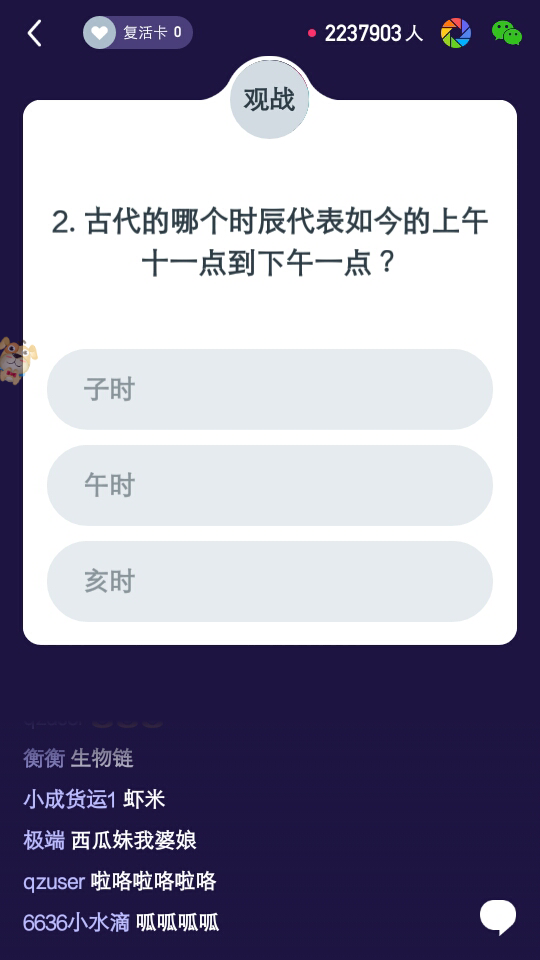
#> input picture BaiduOCR/xg.jpg, 540 x 960 px
$ python -i Funcs.py   (imports and definitions only)
#> lines starting #> are read from the running program, lines starting #| are printed output that depends on the picture
# -*- coding: utf-8 -*-
"""
用到的工具：
ADB（PC连接安卓工具 - 路径加到path下）
Tesseract OCR（光学字符识别工具 - 路径加到path下）
Pillow（Python库 - 图片裁剪工具）
"""
import os
import webbrowser

from aip.ocr import AipOcr
from aip import AipNlp
from PIL import Image
from urllib import parse
from urllib import request
from urllib.parse import quote


# OCR APP ID AK SK
OCR_APP_ID = '10786178'
OCR_API_KEY = 'GUNE66AAYuy7XbfLfT62INfP'
OCR_SECRET_KEY = 'i4avkihy6jOSmebSQf814Fbs3oGHUBVc'
# Natural language analysis API - AppID APIKey SecretKey
NLA_APP_ID = '10794818'
NLA_API_KEY = 'dwTYQ1gqY6Im35yZBP9NCKQj'
NLA_SECRET_KEY = 'DFl3XcFSObyaCGHAwixPukn2uSCkTNp2'


# 获取手机屏幕截图
# [5 lines left out: function get_img, not called in this run]


# 图片裁剪加工
def crop_img(img_name, save_name):
#> called with img_name = 'xg.jpg', save_name = 'out.png'
    img = Image.open(img_name)
#> img is the input picture: PIL image 540x960 RGBA; mean R, G, B, A 143.4, 140.7, 162.3, 255
    # img_new = img.convert('1')
    # img_new = img.convert('L')
    img_new = img.convert('P')
    img_new_rgb = img_new.convert('RGB')
    img_size_x, img_size_y = img.size
#> img_size_x = 540; img_size_y = 960
    x = int(2 / 27 * img_size_x)
#> x = 40
    y = int(35 / 192 * img_size_y)
#> y = 175
    w = int(23 / 27 * img_size_x)
#> w = 460
    h = int(89 / 192 * img_size_y)
#> h = 445
    region = img_new_rgb.crop((x, y, x + w, y + h))
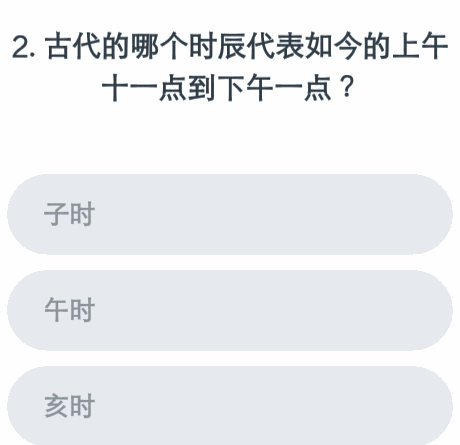
#> region: PIL image 460x445 RGB; mean R, G, B 235.6, 238, 240.9
    region.save(save_name, 'jpeg')
    img.close()


# 视觉技术 - 识别图片中的文字
# [89 lines left out: functions get_image_arry, speech_analysis, use_web_search, ques_search, not called in this run]


# 根据选项统计分析问题关键字

>>> result = crop_img('xg.jpg', 'out.png')

$ run again, on BaiduOCR/xg_crop.jpg
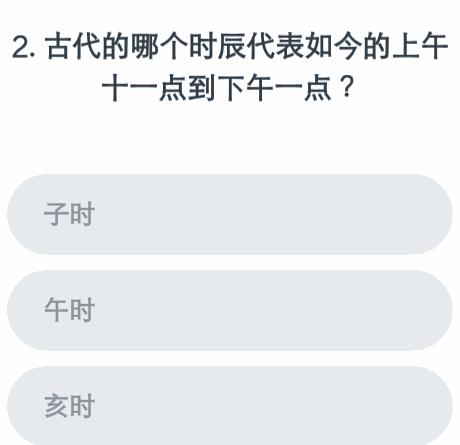
#> input picture BaiduOCR/xg_crop.jpg, 460 x 445 px
#> in crop_img, img is the input picture: PIL image 460x445 RGB; mean R, G, B 235.6, 237.4, 240.1
#> in crop_img, `region = img_new_rgb.crop((x, y, x + w, y + h))`:
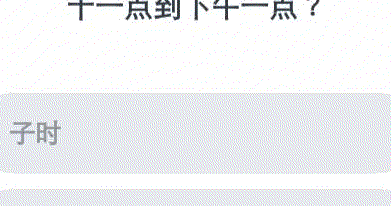
#> region: PIL image 391x206 RGB; mean R, G, B 238.9, 240.7, 243.1
